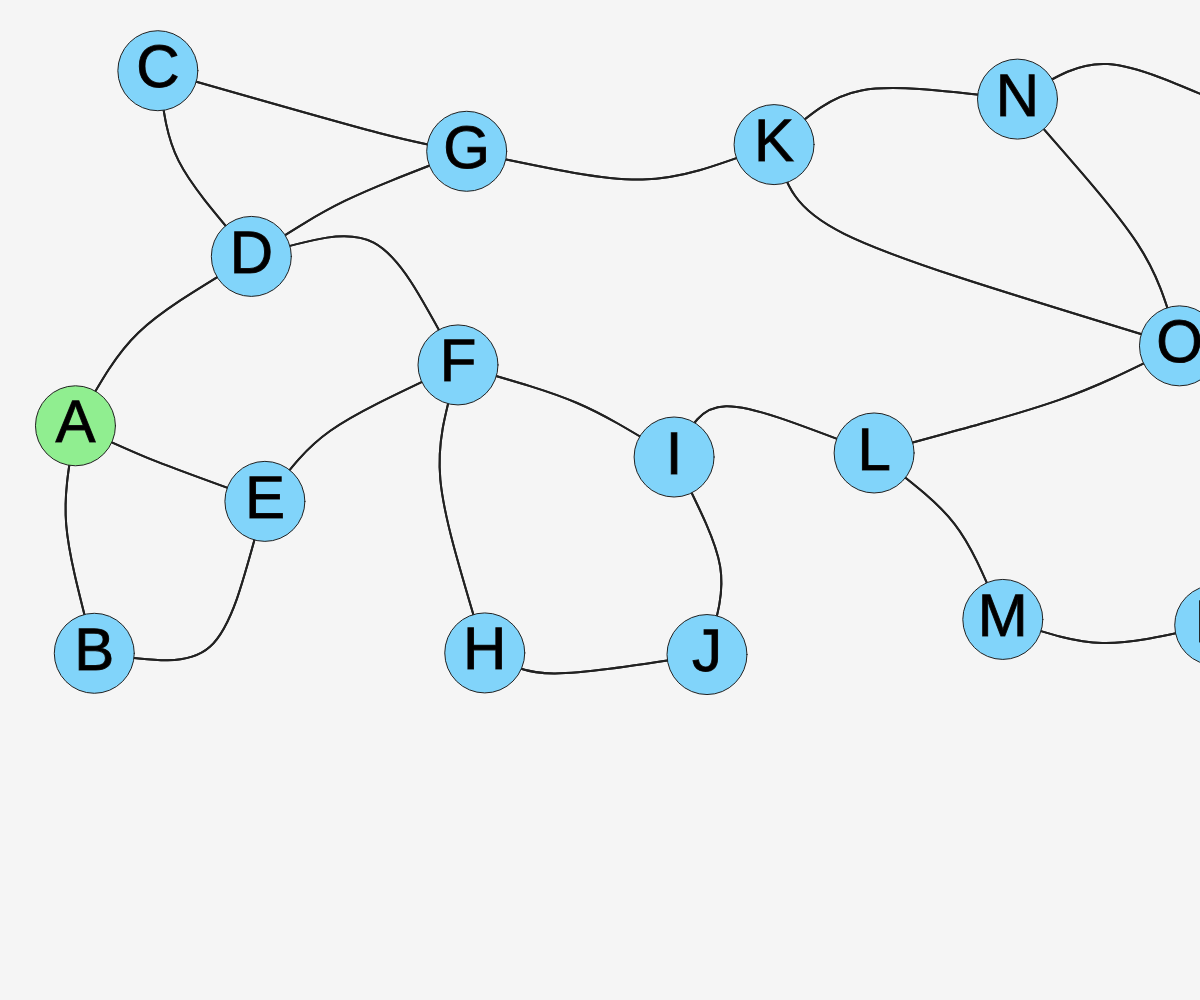
Frame 1 (no input)
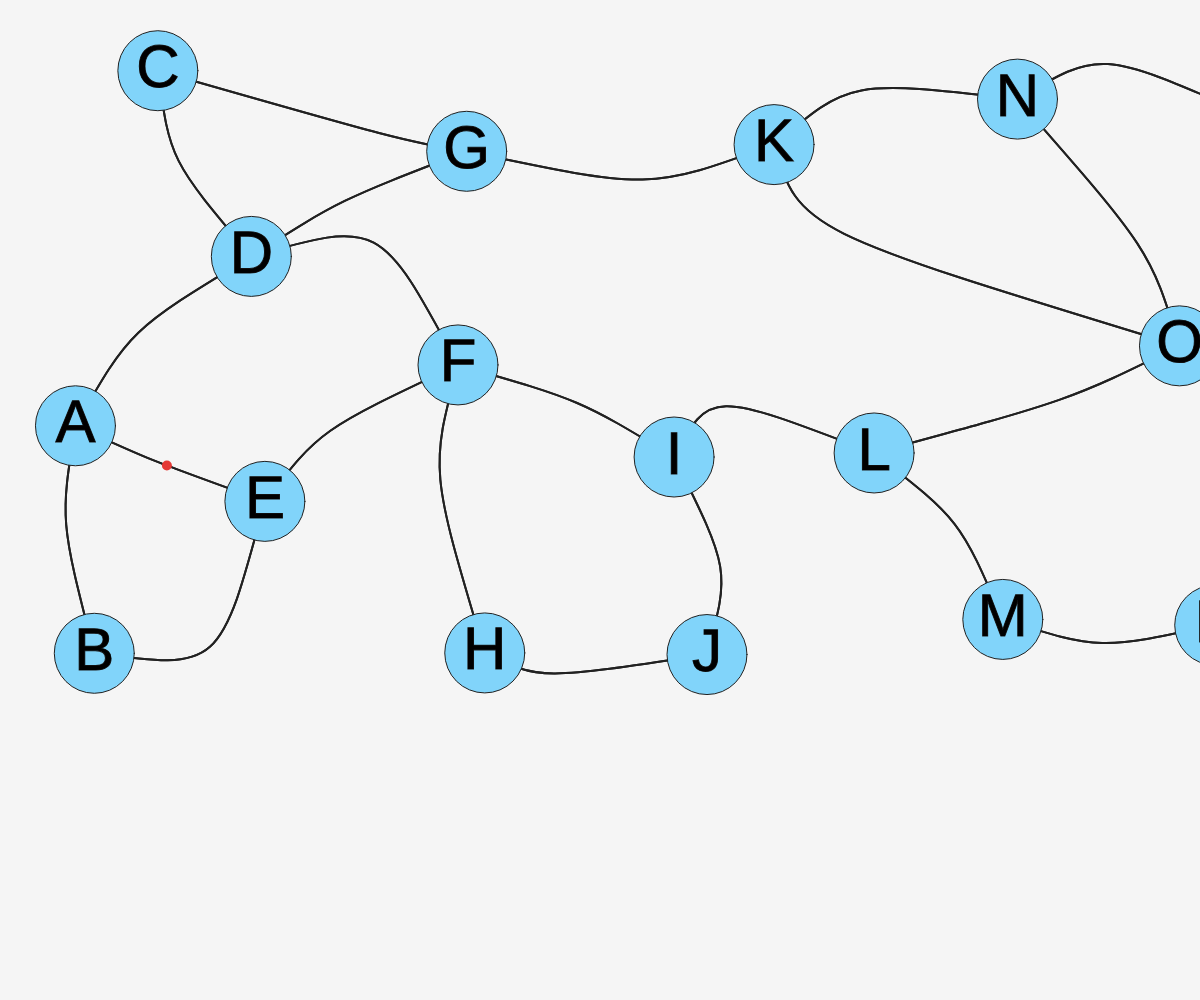
Frame 60 (no input)
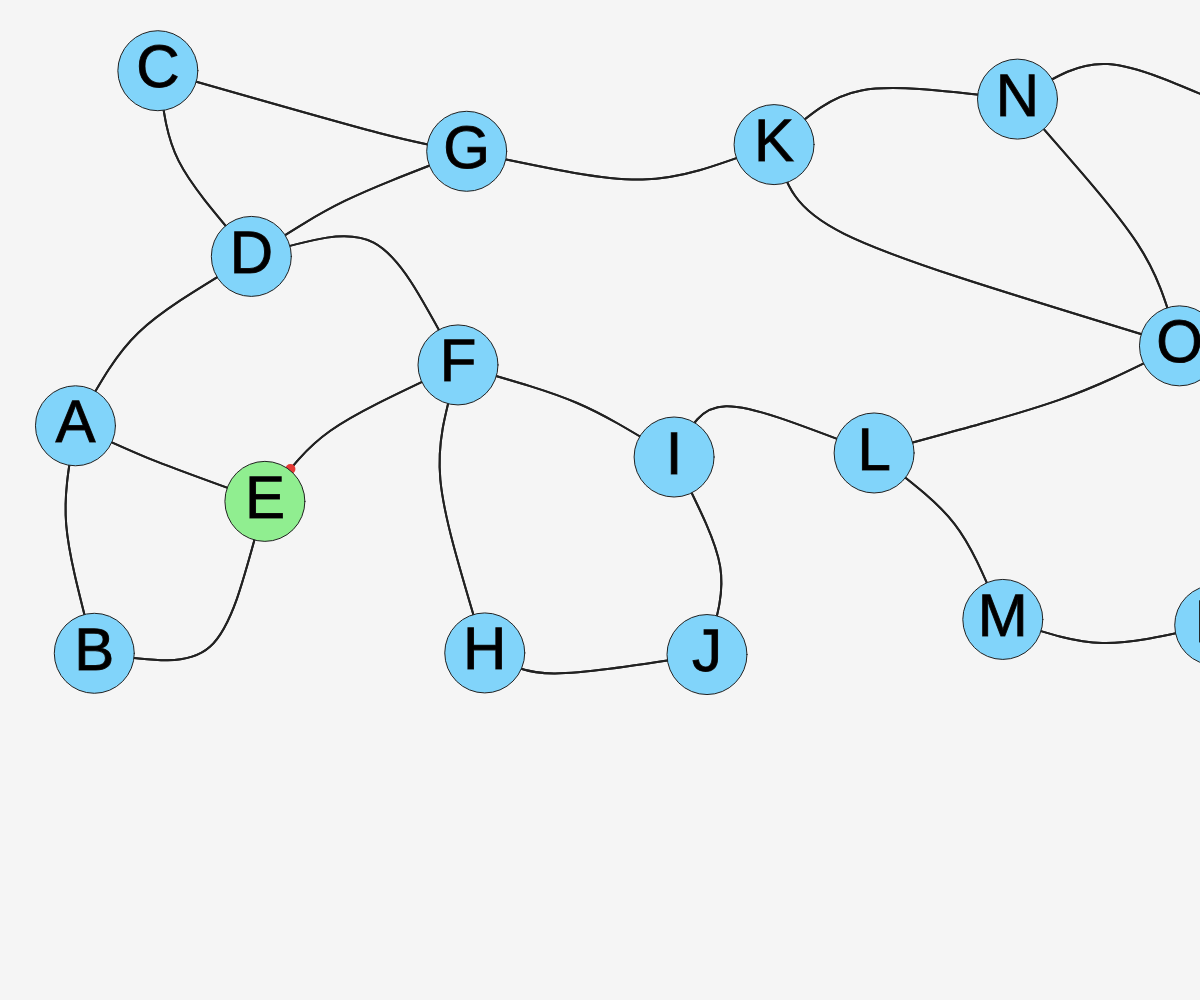
Frame 120 (the mouse pressed at the canvas centre since frame 60)

The p5.js sketch that drew these frames (run headless with seeded random() and noise() and a simulated clock; from frame 60 on, the mouse is pressed at the canvas centre):

// p5.js sketch
// ── sketch.js
let nodeColorInactive = "#81D4FA";
let nodeColorActive = "#90EE90";
let bgColor = "#F5F5F5";
let arrowColor = "#212121";
let movingPointColor = "#E53935";

let point = {x: 75.45790111471004, y: 425.7866622887589};
let rpoint = 10;
let t = 0;

let randomLine;
let usedLines = [];

let selected = false;

const nodes = [ [75.45790111471004, 425.7866622887589, 80, 80],     //A
                [94.29527586731413, 653.2839461942569, 80, 80],     //B
                [157.85338807978462, 70.71642044301154, 80, 80],    //C
                [251.3409338809477, 256.39223048771726, 80, 80],    //D
                [264.8927738939891, 501.36481449362174, 80, 80],    //E
                [458.0016869561172, 364.934086258243, 80, 80],      //F
                [466.7021153672827, 151.28515861851747, 80, 80],    //G
                [484.76231885526425, 652.9321073222969, 80, 80],    //H
                [674.1012201236267, 457.00329335534354, 80, 80],    //I
                [706.9913144989507, 654.5599323067177, 80, 80],     //J
                [774.068540349617, 144.60923810837227, 80, 80],     //K
                [874.1105464480793, 452.9766963441088, 80, 80],     //L
                [1002.8045743701226, 619.4155995486931, 80, 80],    //M
                [1017.5050207273464, 99.10812750149283, 80, 80],    //N
                [1179.4780482948831, 345.85147157260315, 80, 80],   //O
                [1214.7239370386487, 625.1613891519304, 80, 80],    //P
                [1245.3751550968755, 113.25539657884852, 80, 80],   //Q
                [1388.5079088656655, 407.2004837668221, 80, 80],    //R
                [1453.6751454712987, 209.50300610971726, 80, 80],   //S
                [1457.2870451802896, 596.5726122956189, 80, 80]];   //T


const arrows = [[75.45790111471004, 425.7866622887589, 94.29527586731413, 653.2839461942569, 60, 520],
                [75.45790111471004, 425.7866622887589, 251.3409338809477, 256.39223048771726, 130, 330],
                [75.45790111471004, 425.7866622887589, 264.8927738939891, 501.36481449362174, 150, 460],
                [251.3409338809477, 256.39223048771726, 157.85338807978462, 70.71642044301154, 170, 160],
                [251.3409338809477, 256.39223048771726, 466.7021153672827, 151.28515861851747, 340, 200],
                [251.3409338809477, 256.39223048771726, 458.0016869561172, 364.934086258243, 380, 220],
                [458.0016869561172, 364.934086258243, 484.76231885526425, 652.9321073222969, 430, 470],
                [458.0016869561172, 364.934086258243, 674.1012201236267, 457.00329335534354, 580, 400],
                [674.1012201236267, 457.00329335534354, 706.9913144989507, 654.5599323067177, 730, 570],
                [484.76231885526425, 652.9321073222969, 706.9913144989507, 654.5599323067177, 540, 680],
                [674.1012201236267, 457.00329335534354, 874.1105464480793, 452.9766963441088, 710, 390],
                [466.7021153672827, 151.28515861851747, 774.068540349617, 144.60923810837227, 650, 190],
                [874.1105464480793, 452.9766963441088, 1002.8045743701226, 619.4155995486931, 960, 520],
                [874.1105464480793, 452.9766963441088, 1179.4780482948831, 345.85147157260315, 1070, 400],
                [774.068540349617, 144.60923810837227, 1017.5050207273464, 99.10812750149283, 850, 80],
                [774.068540349617, 144.60923810837227, 1179.4780482948831, 345.85147157260315, 800, 230],
                [1002.8045743701226, 619.4155995486931, 1214.7239370386487, 625.1613891519304, 1100, 650], 
                [1214.7239370386487, 625.1613891519304, 1457.2870451802896, 596.5726122956189, 1310, 650],
                [1017.5050207273464, 99.10812750149283, 1245.3751550968755, 113.25539657884852, 1100, 50],
                [1017.5050207273464, 99.10812750149283, 1179.4780482948831, 345.85147157260315, 1150, 250],
                [94.29527586731413, 653.2839461942569, 264.8927738939891, 501.36481449362174, 220, 670],
                [264.8927738939891, 501.36481449362174, 458.0016869561172, 364.934086258243, 320, 430],
                [1179.4780482948831, 345.85147157260315, 1388.5079088656655, 407.2004837668221, 1230, 390],
                [1388.5079088656655, 407.2004837668221, 1457.2870451802896, 596.5726122956189, 1500, 500],
                [1245.3751550968755, 113.25539657884852, 1453.6751454712987, 209.50300610971726, 1380, 180],
                [1179.4780482948831, 345.85147157260315, 1453.6751454712987, 209.50300610971726, 1360, 300],
                [157.85338807978462, 70.71642044301154, 466.7021153672827, 151.28515861851747, 400, 140]];



function setup() {
    createCanvas(document.documentElement.clientWidth, document.documentElement.clientHeight); 
    background(bgColor); 

    const arrows_len = arrows.length;

    for (let i = 0; i < arrows_len; i++) {
        arrows.push([arrows[i][2], arrows[i][3], arrows[i][0], arrows[i][1], arrows[i][4], arrows[i][5]]);
    }
}
  

function draw() {
    background(bgColor); 

    fill(255, 0, 0);
    
    drawArrows(arrows);

    fill(movingPointColor);
    noStroke();
    ellipse(point.x, point.y, rpoint, rpoint);

    if (t === 0 && !selected) {
        let lines1 = arrows.filter((arrow) => { return (isApproximatelyEqual(arrow[0],point.x) && isApproximatelyEqual(arrow[1],point.y))
             && usedLines.every((other) => {return !isApproximatelyEqual(arrow[2],other[0])})});
        console.log(lines1);
        randomLine = lines1[Math.floor(Math.random() * lines1.length)];
        usedLines.push(randomLine);
        if (usedLines.length >= 2)  {
            usedLines.shift();
        }
        selected = true;
    } 
    
    if (t >= 0.5) {
        selected = false;
    }

    point.x = bezierPoint(randomLine[0], randomLine[4], randomLine[4], randomLine[2], t);
    point.y = bezierPoint(randomLine[1], randomLine[5], randomLine[5], randomLine[3], t);

    t += 0.01;

    console.log(point.x);
    console.log(point.y);

    if (t >= 1) {
        t = 0;
    }
    
    drawNodes(nodes);
}



function drawNodes(positions) {
    stroke(arrowColor);
    textAlign(CENTER, CENTER);
    let idx = 0;

    for (let pos of positions) {
        if (isPointInsideNode(pos)) {
            fill(nodeColorActive);
        }
        else {
            fill(nodeColorInactive);
        }
        ellipse(...pos);
        fill(0);
        textSize(60);
        text(String.fromCharCode(65 + idx), pos[0], pos[1]);
        idx++;
    }
}

function drawArrows(positions) {
    for (let pos of positions) {
        drawCurvedArrow(...pos);
    }    
}

function drawCurvedArrow(x1, y1, x2, y2, controlX, controlY) {
    push();
    noFill();
    stroke(arrowColor);
    strokeWeight(2);
    bezier(x1, y1, controlX, controlY, controlX, controlY, x2, y2);
    pop();
}

function isPointInsideNode(node) {
    let distance = dist(point.x, point.y, node[0], node[1]);
    return distance <= node[2];
}

function isApproximatelyEqual(val1, val2) {
    return Math.abs(val1 - val2) <=  40;
}
